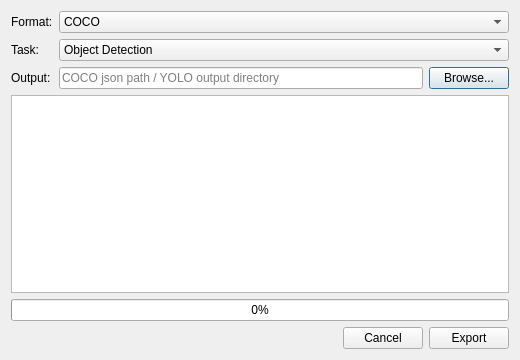
<?xml version="1.0" encoding="UTF-8"?>
<ui version="4.0">
 <class>DialogExport</class>
 <widget class="QDialog" name="DialogExport">
  <property name="geometry">
   <rect>
    <x>0</x>
    <y>0</y>
    <width>520</width>
    <height>360</height>
   </rect>
  </property>
  <property name="windowTitle">
   <string>Export Dataset</string>
  </property>
  <layout class="QGridLayout" name="gridLayout">
   <item row="0" column="0">
    <widget class="QLabel" name="label_format">
     <property name="text">
      <string>Format:</string>
     </property>
    </widget>
   </item>
   <item row="0" column="1">
    <widget class="QComboBox" name="cmbox_format">
     <item>
      <property name="text">
       <string>COCO</string>
      </property>
     </item>
     <item>
      <property name="text">
       <string>Ultralytics YOLO</string>
      </property>
     </item>
    </widget>
   </item>
   <item row="1" column="0">
    <widget class="QLabel" name="label_task">
     <property name="text">
      <string>Task:</string>
     </property>
    </widget>
   </item>
   <item row="1" column="1">
    <widget class="QComboBox" name="cmbox_task">
     <item>
      <property name="text">
       <string>Object Detection</string>
      </property>
     </item>
     <item>
      <property name="text">
       <string>Segmentation</string>
      </property>
     </item>
     <item>
      <property name="text">
       <string>Keypoint Detection</string>
      </property>
     </item>
    </widget>
   </item>
   <item row="2" column="0">
    <widget class="QLabel" name="label_output">
     <property name="text">
      <string>Output:</string>
     </property>
    </widget>
   </item>
   <item row="2" column="1">
    <layout class="QHBoxLayout" name="horizontalLayout">
     <item>
      <widget class="QLineEdit" name="ledit_output">
       <property name="placeholderText">
        <string>COCO json path / YOLO output directory</string>
       </property>
      </widget>
     </item>
     <item>
      <widget class="QPushButton" name="btn_output">
       <property name="text">
        <string>Browse...</string>
       </property>
      </widget>
     </item>
    </layout>
   </item>
   <item row="3" column="0" colspan="2">
    <widget class="QTextBrowser" name="textBrowser"/>
   </item>
   <item row="4" column="0" colspan="2">
    <widget class="QProgressBar" name="progressBar">
     <property name="maximum">
      <number>100</number>
     </property>
     <property name="value">
      <number>0</number>
     </property>
    </widget>
   </item>
   <item row="5" column="1">
    <layout class="QHBoxLayout" name="horizontalLayout_2">
     <item>
      <spacer name="horizontalSpacer">
       <property name="orientation">
        <enum>Qt::Orientation::Horizontal</enum>
       </property>
       <property name="sizeHint" stdset="0">
        <size>
         <width>40</width>
         <height>20</height>
        </size>
       </property>
      </spacer>
     </item>
     <item>
      <widget class="QPushButton" name="btn_cancel">
       <property name="text">
        <string>Cancel</string>
       </property>
      </widget>
     </item>
     <item>
      <widget class="QPushButton" name="btn_export">
       <property name="text">
        <string>Export</string>
       </property>
      </widget>
     </item>
    </layout>
   </item>
  </layout>
 </widget>
 <resources/>
 <connections/>
</ui>
